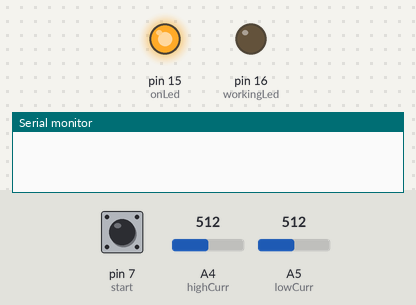
Recording of a sketch running on a simulated Arduino Uno, built with avr-gcc and run on an emulated ATmega328P. Parts: output pins drawn as LEDs (lit = HIGH), the last lines printed to the serial monitor. The test bench sets the inputs (shaded band); at power-on: pin 7 (start) LOW, A4 (highCurr) = 512, A5 (lowCurr) = 512.

Above: at 1.2 s.
1.3 s: pin 7 (start) pulled HIGH for 3.2 s
At 5.6 s:
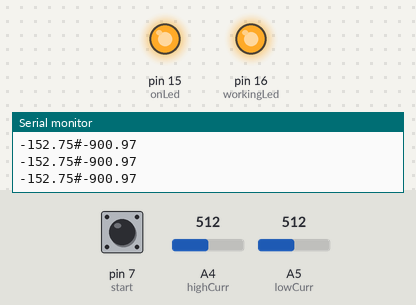
7.9 s: pin 7 (start) pulled HIGH for 0.15 s
At 8.2 s:
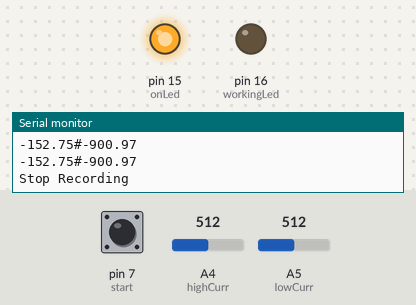
Timing chart, 0 to 10.9 s (numbered marks = the images above; inputs shaded):
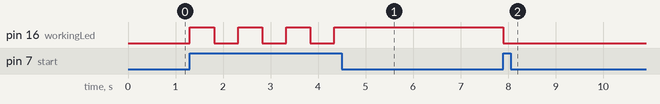

The sketch:

CurrentMeterCode.ino
```cpp
float highRead;
float lowRead;

int onLed = 15;
int workingLed = 16;

int highCurr = 4;
int lowCurr = 5;

int start = 7;

bool working = false;

void setup() {
  // Serial Monitor
  Serial.begin(115200);

  // Indicator Lights
  pinMode(onLed, OUTPUT);
  digitalWrite(onLed, HIGH);
  pinMode(workingLed, OUTPUT);

  // Current Detection
  pinMode(highCurr, INPUT);
  pinMode(lowCurr, INPUT);

  // Start/Stop button
  pinMode(start, INPUT);
}

void loop() {
  if (digitalRead(start) == 1) {
    if (working) {
      working = false;
      Serial.println("Stop Recording");
      digitalWrite(workingLed, LOW);
      delay(500);
    }
    else {
      working = true;
      Serial.println("Start Recording");
      digitalWrite(workingLed, HIGH);
      delay(500);
    }
  }

  if (working) {
    //highRead = ((((float)analogRead(highCurr)/4096)*5*1.0456)-2.5)/.02267;
    //lowRead = ((((float)analogRead(lowCurr)/4096)*5*1.0456)-2.5)/.02267;
    highRead = (float)analogRead(highCurr);
    lowRead = (float)analogRead(lowCurr);
    Serial.print(112.28*log(lowRead)-853.19);Serial.print("#");
    Serial.print(.6151*highRead-1215.9);
    Serial.println();
  }
  delay(5);
}
```

Measured:
- after the input at 1.3 s, pin 16 (workingLed): alternates HIGH for 0.51 s and LOW for 0.51 s, 7 changes in all, then stays HIGH, starting at once
- after the input at 7.9 s, pin 16 (workingLed): HIGH → LOW at once
